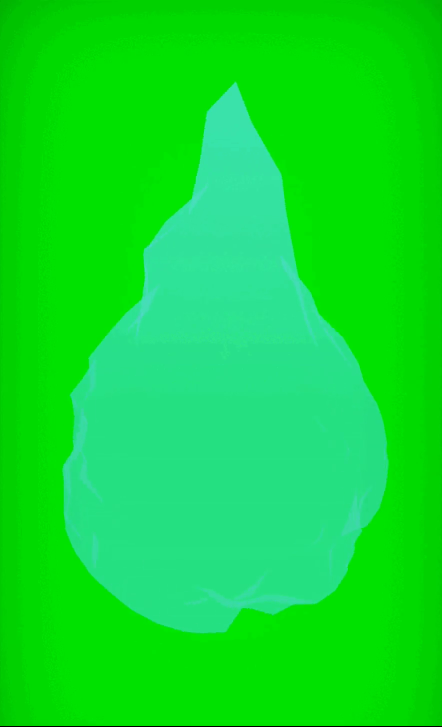
#> input picture frame 4 of shadowClone/assets/cursed_flame.mp4, 884 x 1454 px (shown at 1/2 size)
$ python debug_video.py
#> lines starting #> are read from the running program, lines starting #| are printed output that depends on the picture; after the words box and inside, x2 and y2 are one past the last pixel; in counts of white or black regions, pixels touching at a corner belong together
"""Debug script to analyze video and find optimal green screen parameters."""
import cv2
import numpy as np
from pathlib import Path
from config import GREEN_HSV_LOWER, GREEN_HSV_UPPER

VFX_VIDEO_PATH = str(Path('assets') / 'cursed_flame.mp4')

print(f"Analyzing video: {VFX_VIDEO_PATH}")
print("=" * 60)

cap = cv2.VideoCapture(VFX_VIDEO_PATH)
if not cap.isOpened():
    print(f"ERROR: Could not open video file: {VFX_VIDEO_PATH}")
    exit(1)

success, frame = cap.read()
#> frame is the input picture: shape (1454, 884, 3); mean B, G, R 46.5, 221.7, 13.8
if not success:
    print("ERROR: Could not read first frame from video")
    exit(1)

print(f"Video resolution: {frame.shape[1]}x{frame.shape[0]}")
#| Video resolution: 884x1454
print(f"Frame channels: {frame.shape[2]}")
#| Frame channels: 3

# Analyze the frame
hsv = cv2.cvtColor(frame, cv2.COLOR_BGR2HSV)
#> hsv: shape (1454, 884, 3); mean H, S, V 65.4, 239.4, 221.7
bgr = frame

print("\nFrame statistics:")
print(f"  BGR - Min: {bgr.min()}, Max: {bgr.max()}, Mean: {bgr.mean():.2f}")
#|   BGR - Min: 0, Max: 254, Mean: 94.00
print(f"  HSV - Min: {hsv.min()}, Max: {hsv.max()}")
#|   HSV - Min: 0, Max: 255

# Sample from different regions to understand color distribution
h, w = frame.shape[:2]
#> h = 1454; w = 884
regions = {
    'top-left': (w//4, h//4),
    'center': (w//2, h//2),
    'top-right': (3*w//4, h//4),
    'bottom-left': (w//4, 3*h//4),
    'bottom-right': (3*w//4, 3*h//4),
}

print("\nColor samples from different regions (BGR, HSV):")
for region_name, (x, y) in regions.items():
    bgr_sample = frame[y, x]
    hsv_sample = hsv[y, x]
    print(f"  {region_name:12s}: BGR{tuple(bgr_sample)}, HSV{tuple(hsv_sample)}")
#> this loop made 5 passes
#> (bgr_sample, hsv_sample) on passes 1 to 5: ([0, 226, 0], [60, 255, 226]), ([137, 224, 40], [76, 209, 224]), ([0, 226, 0], [60, 255, 226]), ([129, 224, 36], [75, 214, 224]), ([137, 225, 38], [76, 212, 225])
#|   top-left    : BGR(0, 226, 0), HSV(60, 255, 226)
#|   center      : BGR(137, 224, 40), HSV(76, 209, 224)
#|   top-right   : BGR(0, 226, 0), HSV(60, 255, 226)
#|   bottom-left : BGR(129, 224, 36), HSV(75, 214, 224)
#|   bottom-right: BGR(137, 225, 38), HSV(76, 212, 225)

# Check for predominant colors
print("\nHue distribution (excluding very low saturation):")
saturated_hsv = hsv[hsv[:, :, 1] > 50]  # Only saturated colors
if len(saturated_hsv) > 0:
    hue_values = saturated_hsv[:, 0]
    print(f"  Hue range: {hue_values.min()}-{hue_values.max()}")
#|   Hue range: 0-165
    print(f"  Hue mean: {hue_values.mean():.1f}")
#|   Hue mean: 65.4
    print(f"  Hue std: {hue_values.std():.1f}")
#|   Hue std: 7.7

    # Find hue peaks
    hue_hist = np.histogram(hue_values, bins=180, range=(0, 180))[0]
#> hue_hist = 180 values, max 844367 at index 60, min 0 at index 1, mean 7140.1
    top_hues = np.argsort(hue_hist)[-3:][::-1]
#> top_hues = [60, 75, 76]
    print(f"  Top hue bins: {top_hues} (these represent predominant colors)")
#|   Top hue bins: [60 75 76] (these represent predominant colors)

print("\nTesting green screen detection with current settings:")

mask = cv2.inRange(hsv, np.array(GREEN_HSV_LOWER, dtype=np.uint8), np.array(GREEN_HSV_UPPER, dtype=np.uint8))
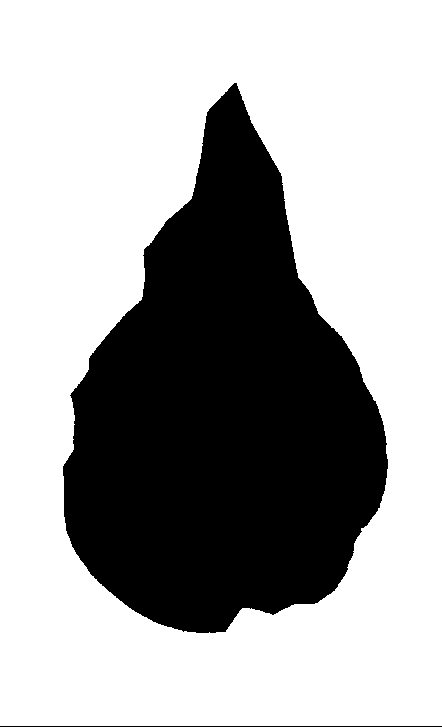
#> mask: shape (1454, 884) (shown at 1/2 size); 66.4% white; 2 black regions, box (x1, y1, x2, y2) and area: (126, 166, 776, 1266) 430668, (0, 1452, 884, 1454) 1768
green_pixels = np.count_nonzero(mask)
#> green_pixels = 852900
total_pixels = frame.shape[0] * frame.shape[1]
#> total_pixels = 1285336
green_percent = (green_pixels / total_pixels) * 100
#> green_percent = 66.36

print(f"  Current GREEN_HSV_LOWER: {GREEN_HSV_LOWER}")
print(f"  Current GREEN_HSV_UPPER: {GREEN_HSV_UPPER}")
print(f"  Green pixels detected: {green_pixels} ({green_percent:.2f}%)")
#|   Green pixels detected: 852900 (66.36%)

if green_percent < 5:
    print("  ⚠️  WARNING: Very few green pixels detected. The green screen may not match expected color.")
    print("     Consider widening the HSV range or checking if the video has a green screen.")
elif green_percent > 80:
    print("  ⚠️  WARNING: Most of the frame is detected as green. The color range may be too broad.")
else:
    print("  ✓ Green detection seems reasonable.")

print("\n" + "=" * 60)
print("Display settings saved to 'debug_frame.png' and 'debug_mask.png'")

# Save visualization
cv2.imwrite('debug_frame.png', frame)
cv2.imwrite('debug_mask.png', mask)
print("Frame saved as 'debug_frame.png'")
print("Mask saved as 'debug_mask.png'")

cap.release()

$ run again, starting later in the video
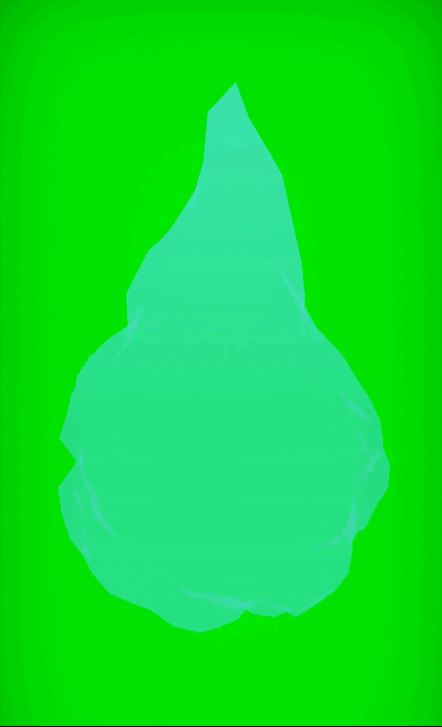
#> input picture frame 21 of shadowClone/assets/cursed_flame.mp4, 884 x 1454 px (shown at 1/2 size)
#> frame is the input picture: shape (1454, 884, 3); mean B, G, R 46, 221.7, 13.6
#| Video resolution: 884x1454
#| Frame channels: 3
#> hsv: shape (1454, 884, 3); mean H, S, V 65.3, 239.6, 221.7
#|   BGR - Min: 0, Max: 252, Mean: 93.79
#|   HSV - Min: 0, Max: 255
#> the loop `for region_name, (x, y) in regions.items():` made 5 passes
#> (bgr_sample, hsv_sample) on passes 1 to 5: ([0, 226, 0], [60, 255, 226]), ([137, 224, 40], [76, 209, 224]), ([0, 226, 0], [60, 255, 226]), ([129, 224, 36], [75, 214, 224]), ([139, 220, 46], [76, 202, 220])
#> (printed output is left out)
#|   Hue range: 0-165
#|   Hue mean: 65.3
#|   Hue std: 7.7
#> hue_hist = 180 values, max 848023 at index 60, min 0 at index 1, mean 7139.2
#> top_hues = [60, 75, 76]
#|   Top hue bins: [60 75 76] (these represent predominant colors)
#> `mask = cv2.inRange(hsv, np.array(GREEN_HSV_LOWER, dtype=np.uint8), np...`:
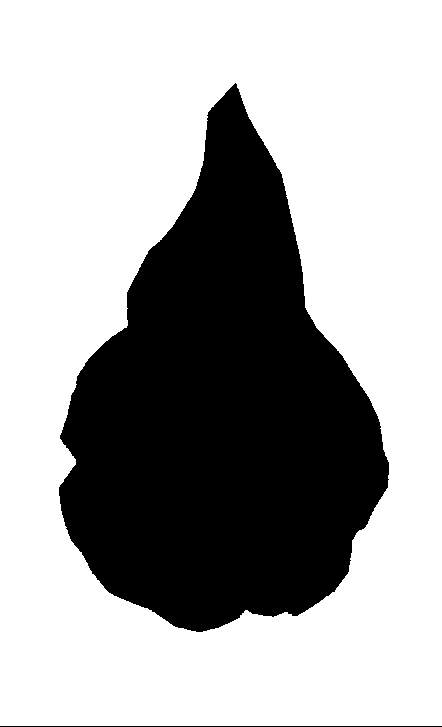
#> mask: shape (1454, 884) (shown at 1/2 size); 66.7% white; 2 black regions, box (x1, y1, x2, y2) and area: (118, 166, 778, 1264) 426580, (0, 1452, 884, 1454) 1768
#> green_pixels = 856988
#> green_percent = 66.67
#|   Green pixels detected: 856988 (66.67%)

$ run again, starting later in the video
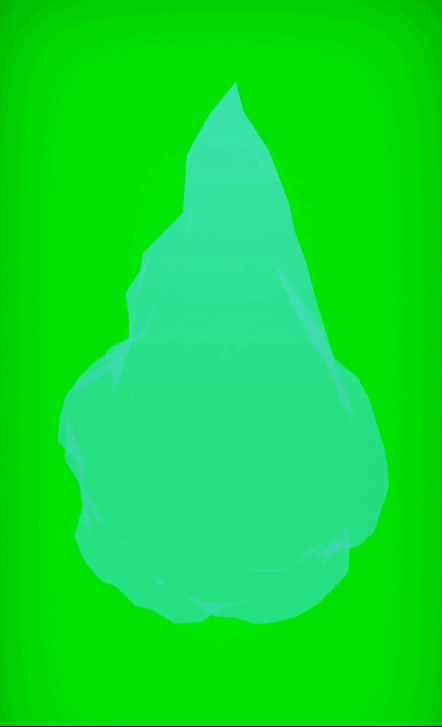
#> input picture frame 38 of shadowClone/assets/cursed_flame.mp4, 884 x 1454 px (shown at 1/2 size)
#> frame is the input picture: shape (1454, 884, 3); mean B, G, R 46.3, 221.7, 13.8
#| Video resolution: 884x1454
#| Frame channels: 3
#> hsv: shape (1454, 884, 3); mean H, S, V 65.3, 239.2, 221.7
#|   BGR - Min: 0, Max: 251, Mean: 93.91
#|   HSV - Min: 0, Max: 255
#> the loop `for region_name, (x, y) in regions.items():` made 5 passes
#> (bgr_sample, hsv_sample) on passes 1 to 5: ([0, 226, 0], [60, 255, 226]), ([137, 224, 40], [76, 209, 224]), ([0, 226, 0], [60, 255, 226]), ([129, 224, 36], [75, 214, 224]), ([165, 219, 58], [80, 187, 219])
#> (printed output is left out)
#|   Hue range: 0-165
#|   Hue mean: 65.4
#|   Hue std: 7.7
#> hue_hist = 180 values, max 847913 at index 60, min 0 at index 1, mean 7133.8
#> top_hues = [60, 75, 76]
#|   Top hue bins: [60 75 76] (these represent predominant colors)
#> `mask = cv2.inRange(hsv, np.array(GREEN_HSV_LOWER, dtype=np.uint8), np...`:
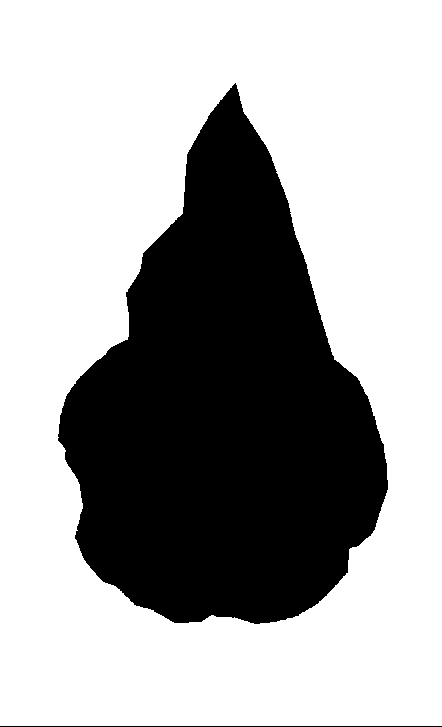
#> mask: shape (1454, 884) (shown at 1/2 size); 66.7% white; 2 black regions, box (x1, y1, x2, y2) and area: (116, 166, 776, 1248) 426344, (0, 1452, 884, 1454) 1768
#> green_pixels = 857224
#> green_percent = 66.69
#|   Green pixels detected: 857224 (66.69%)
